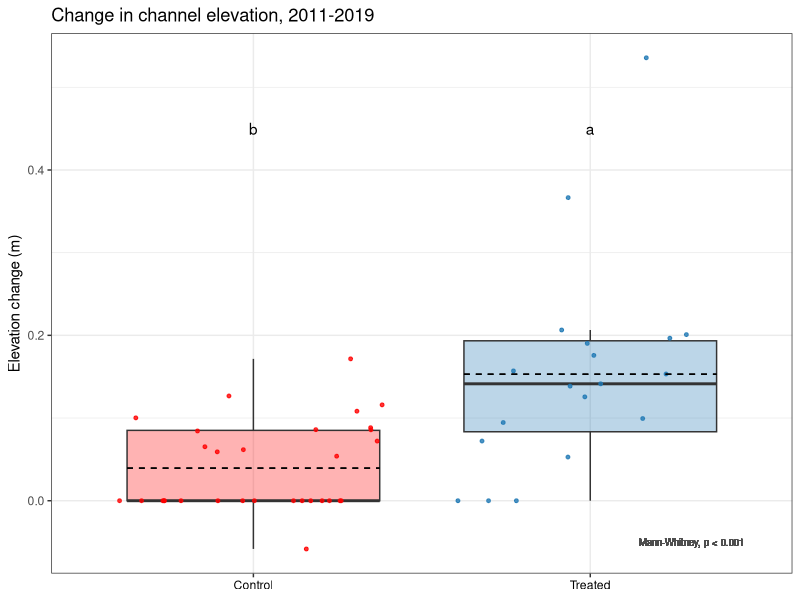
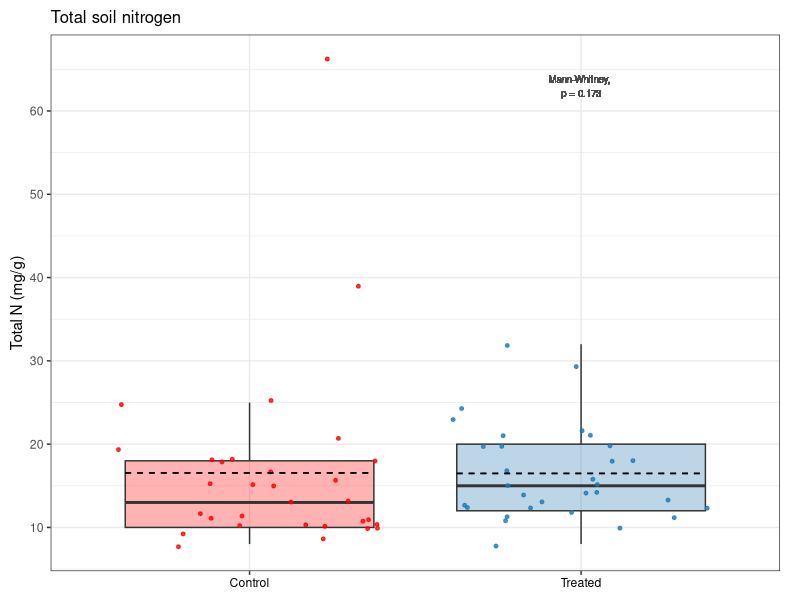
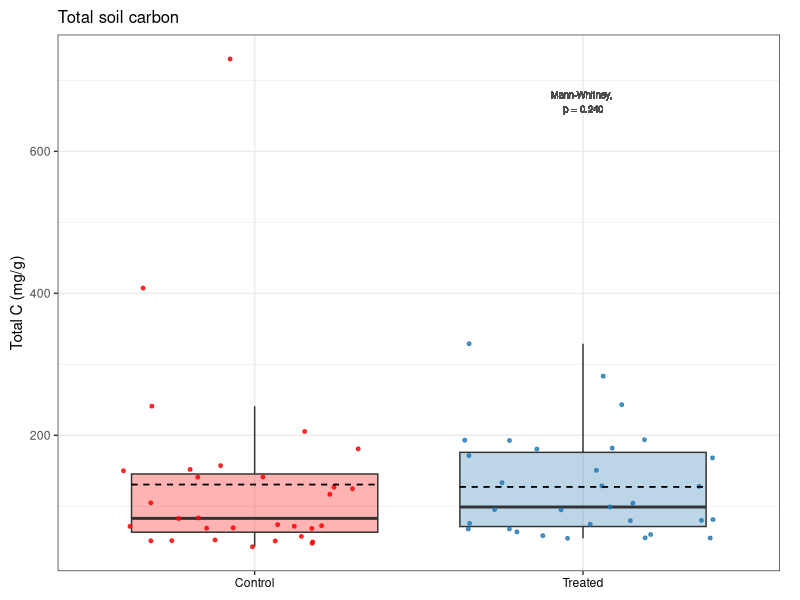
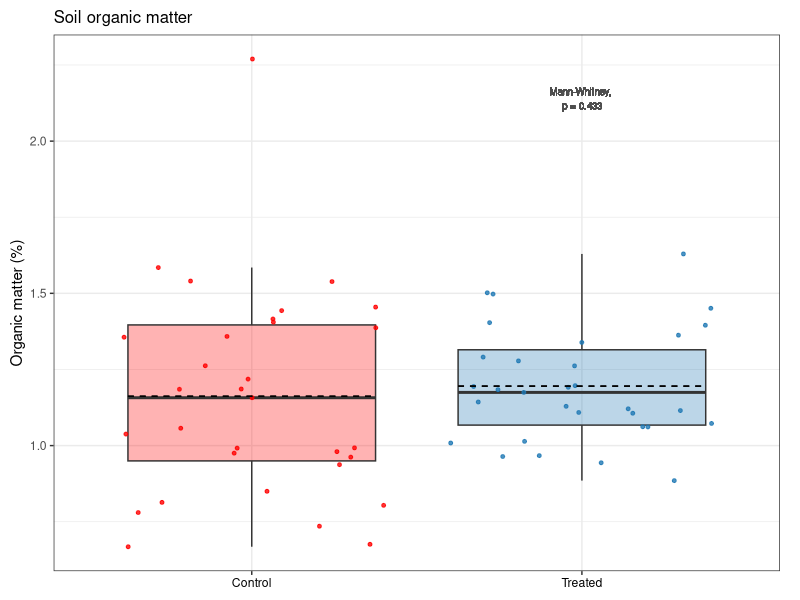
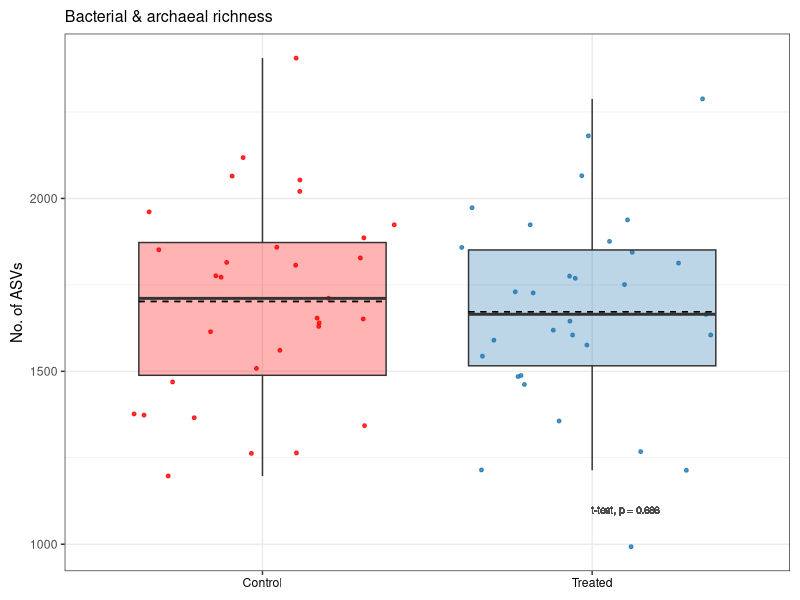
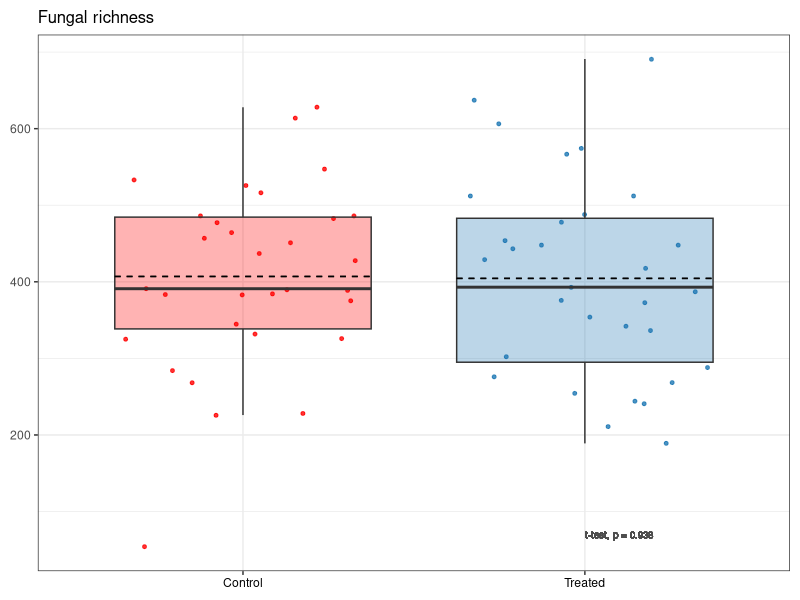
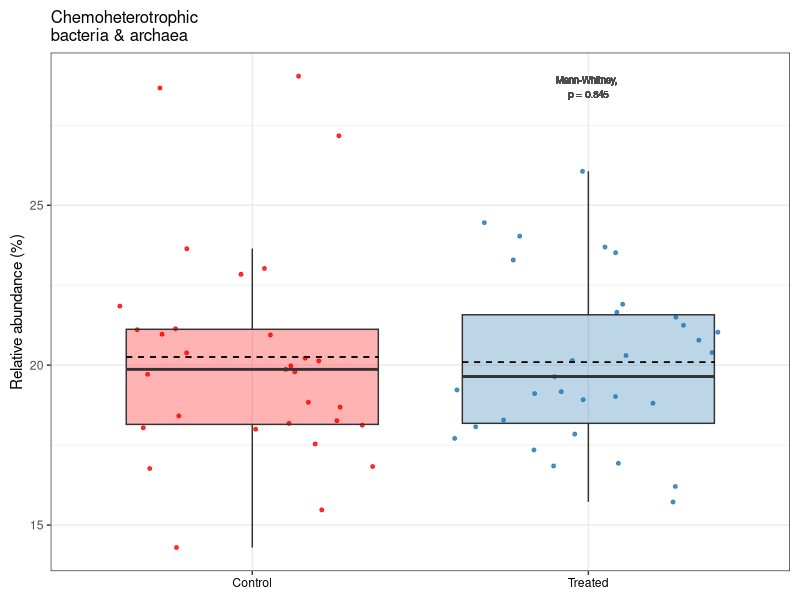
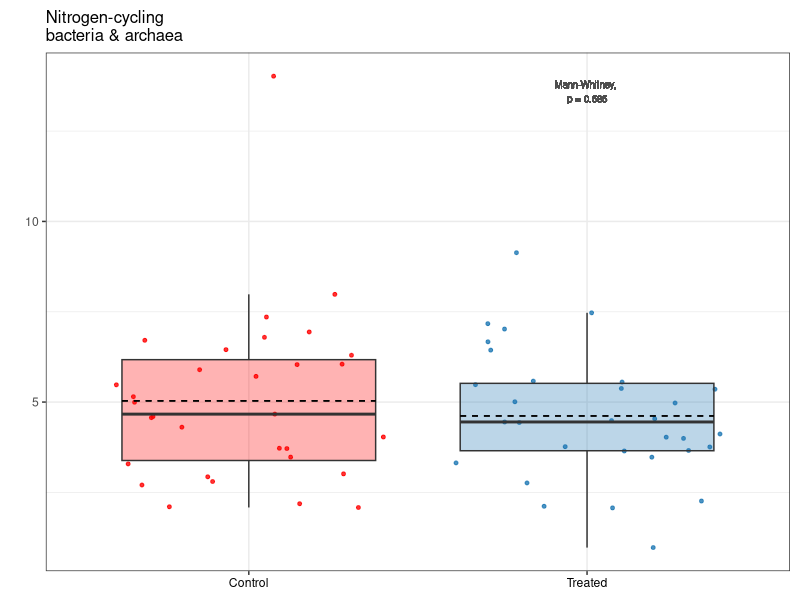

Recreate these plots in R, in order. (Note: this script raises an error after producing the figures.)
# Purpose: Create 2021 figures for publication, and code for published R Markdown.
#   Main figures: none
#   Supp figures: elevation, TN/TC/OM, barc richness/fungi richness, chet/ncycler/sapro
#   Code: t-test/Mann-Whitney, plot

# Created: 2023-08-28
# Last updated: 2023-08-29

library(tidyverse)
library(ggpubr)

# Load data ---------------------------------------------------------------

dat.2021 <- read.csv("data/publish/Veg-soil-elev_2021.csv")

# Channel elevation change ------------------------------------------------

elev <- dat.2021 |> 
  filter(!is.na(dElev_corrected))

# Mann-Whitney
wilcox.test(filter(dat.2021, Treatment == "Control")$dElev_corrected,
            filter(dat.2021, Treatment == "Treated")$dElev_corrected,
            paired = FALSE, exact = FALSE) # p-value = 0.0001022

# Plot
letters <- data.frame(x = c(1, 2),
                      y = c(0.45, 0.45),
                      label = c("b", "a"),
                      Treatment = c("Control", "Treated"))

dElev.corrected.plot <- elev |> 
  ggplot(aes(x = Treatment, y = dElev_corrected)) +
  geom_boxplot(aes(fill = Treatment),
               alpha = 0.3,
               outlier.shape = NA) +
  geom_jitter(aes(color = Treatment),
              size = 1,
              alpha = 0.8) +
  scale_color_manual(values = c("red", "#1F78B4")) +
  scale_fill_manual(values = c("red", "#1F78B4")) +
  labs(title = "Change in channel elevation, 2011-2019",
       x = NULL,
       y = "Elevation change (m)") +
  theme_bw() +
  theme(legend.position = "none") +
  geom_text(data = letters,
            mapping = aes(x = x, y = y, label = label),
            color = "black") +
  theme(axis.text.x = element_text(color = "black")) +
  geom_text(aes(x = 2.3, y = -0.05, label = "Mann-Whitney, p < 0.001"),
            color = "gray30",
            size = 2.5) +
  stat_summary(fun = mean, geom = "errorbar", aes(ymax = after_stat(y), ymin = after_stat(y)),
               width = 0.75, linetype = "dashed")
dElev.corrected.plot

tiff("figures/2023-09_publish-figures/Elevation.tiff", width = 6, height = 4, units = "in", res = 300)
dElev.corrected.plot
dev.off()



# Total N -----------------------------------------------------------------

# Mann-Whitney
wilcox.test(filter(dat.2021, Treatment == "Control")$TN_ppt,
            filter(dat.2021, Treatment == "Treated")$TN_ppt,
            exact = FALSE) # p-value = 0.1731

# Plot
tn.plot.21 <- dat.2021 |> 
  ggplot(aes(x = Treatment, y = TN_ppt)) +
  geom_boxplot(alpha = 0.3,
               outlier.shape = NA,
               aes(fill = Treatment)) +
  geom_jitter(size = 1,
              alpha = 0.8,
              aes(color = Treatment)) +
  scale_color_manual(values = c("red", "#1F78B4")) +
  scale_fill_manual(values = c("red", "#1F78B4")) +
  labs(title = "Total soil nitrogen",
       x = NULL,
       y = "Total N (mg/g)") +
  theme_bw() +
  theme(legend.position = "none") +
  theme(axis.text.x = element_text(color = "#000000"))  +
  theme(plot.margin = margin(0.1, 0.2, 0.1, 0.1, "in")) +
  geom_text(aes(x = 2, y = 63, label = "Mann-Whitney, \np = 0.173"),
            color = "gray30",
            size = 2.5) +
  stat_summary(fun = mean, geom = "errorbar", aes(ymax = after_stat(y), ymin = after_stat(y)),
               width = 0.75, linetype = "dashed") +
  theme(plot.title = element_text(size = 12))
tn.plot.21


# Total C -----------------------------------------------------------------

# Mann-Whitney
wilcox.test(filter(dat.2021, Treatment == "Control")$TC_ppt,
            filter(dat.2021, Treatment == "Treated")$TC_ppt,
            exact = FALSE) # p-value = 0.2397

# Plot
tc.plot.21 <- dat.2021 |> 
  ggplot(aes(x = Treatment, y = TC_ppt)) +
  geom_boxplot(alpha = 0.3,
               outlier.shape = NA,
               aes(fill = Treatment)) +
  geom_jitter(size = 1,
              alpha = 0.8,
              aes(color = Treatment)) +
  scale_color_manual(values = c("red", "#1F78B4")) +
  scale_fill_manual(values = c("red", "#1F78B4")) +
  labs(title = "Total soil carbon",
       x = NULL,
       y = "Total C (mg/g)") +
  theme_bw() +
  theme(legend.position = "none") +
  theme(axis.text.x = element_text(color = "#000000"))  +
  theme(plot.margin = margin(0.1, 0.2, 0.1, 0.1, "in")) +
  geom_text(aes(x = 2, y = 670, label = "Mann-Whitney, \np = 0.240"),
            color = "gray30",
            size = 2.5) +
  stat_summary(fun = mean, geom = "errorbar", aes(ymax = after_stat(y), ymin = after_stat(y)),
               width = 0.75, linetype = "dashed") +
  theme(plot.title = element_text(size = 12))
tc.plot.21



# Organic matter ----------------------------------------------------------

# Mann-Whitney
wilcox.test(filter(dat.2021, Treatment == "Control")$OM_perc,
            filter(dat.2021, Treatment == "Treated")$OM_perc) # p-value = 0.4332

# Plot
om.plot.21 <- dat.2021 |> 
  ggplot(aes(x = Treatment, y = OM_perc)) +
  geom_boxplot(alpha = 0.3,
               outlier.shape = NA,
               aes(fill = Treatment)) +
  geom_jitter(size = 1,
              alpha = 0.8,
              aes(color = Treatment)) +
  scale_color_manual(values = c("red", "#1F78B4")) +
  scale_fill_manual(values = c("red", "#1F78B4")) +
  labs(title = "Soil organic matter",
       x = NULL,
       y = "Organic matter (%)") +
  theme_bw() +
  theme(legend.position = "none") +
  theme(axis.text.x = element_text(color = "#000000"))  +
  theme(plot.margin = margin(0.1, 0.2, 0.1, 0.1, "in")) +
  geom_text(aes(x = 2, y = 2.14, label = "Mann-Whitney, \np = 0.433"),
            color = "gray30",
            size = 2.5) +
  stat_summary(fun = mean, geom = "errorbar", aes(ymax = after_stat(y), ymin = after_stat(y)),
               width = 0.75, linetype = "dashed") +
  theme(plot.title = element_text(size = 12))
om.plot.21



# Combine soil chem -------------------------------------------------------

# TN, TC, OM
tiff("figures/2023-09_publish-figures/Soil-chem.tiff", units = "in", height = 4, width = 7, res = 300)
ggarrange(tn.plot.21, tc.plot.21, om.plot.21, 
          ncol = 3, nrow = 1,
          labels = c("(A)", "(B)", "(C)")) 

dev.off()



# Barc richness -----------------------------------------------------------

# T-test
t.test(filter(dat.2021, Treatment == "Control")$barc.richness,
       filter(dat.2021, Treatment == "Treated")$barc.richness) # NS, p = 0.686

# Plot
barc.rich.plot.21 <- dat.2021 |> 
  ggplot(aes(Treatment, barc.richness)) +
  geom_jitter(aes(color = Treatment), 
              alpha = 0.8, 
              size = 1) +
  geom_boxplot(aes(fill = Treatment), 
               alpha = 0.3, 
               outlier.shape = NA) +
  xlab(NULL) +
  ylab("No. of ASVs") +
  ggtitle("Bacterial & archaeal richness") +
  scale_color_manual(values = c("red", "#1F78B4")) +
  scale_fill_manual(values = c("red", "#1F78B4")) +
  theme_bw() +
  theme(legend.position = "none") +
  theme(axis.text.x = element_text(color = "#000000")) +
  geom_text(aes(x = 2.1, y = 1100, label = "t-test, p = 0.686"),
            color = "gray30",
            size = 2.5) +
  theme(plot.margin = margin(0.1, 0.1, 0.1, 0.1, "in")) +
  stat_summary(fun = mean, geom = "errorbar", aes(ymax = after_stat(y), ymin = after_stat(y)),
               width = 0.75, linetype = "dashed") +
  theme(plot.title = element_text(size = 11.5))
barc.rich.plot.21



# Fungi richness ----------------------------------------------------------

# T-test
t.test(filter(dat.2021, Treatment == "Control")$fungi.richness,
       filter(dat.2021, Treatment == "Treated")$fungi.richness) # NS, p = 0.938

# Plot
fungi.rich.plot.21 <- dat.2021 %>% 
  ggplot(aes(Treatment, fungi.richness)) +
  geom_jitter(aes(color = Treatment), 
              alpha = 0.8, 
              size = 1) +
  geom_boxplot(aes(fill = Treatment), 
               alpha = 0.3, 
               outlier.shape = NA) +
  xlab(NULL) +
  ylab(NULL) +
  ggtitle("Fungal richness") +
  scale_color_manual(values = c("red", "#1F78B4")) +
  scale_fill_manual(values = c("red", "#1F78B4")) +
  theme_bw() +
  theme(legend.position = "none") +
  theme(axis.text.x = element_text(color = "#000000")) +
  geom_text(aes(x = 2.1, y = 70, label = "t-test, p = 0.938"),
            color = "gray30",
            size = 2.5) +
  theme(plot.margin = margin(0.1, 0.1, 0.1, 0.1, "in")) +
  stat_summary(fun = mean, geom = "errorbar", aes(ymax = after_stat(y), ymin = after_stat(y)),
               width = 0.75, linetype = "dashed") +
  theme(plot.title = element_text(size = 12))
fungi.rich.plot.21


# Combine soil richness ---------------------------------------------------

tiff("figures/2023-09_publish-figures/Soil-richness.tiff", units = "in", height = 4, width = 5.5, res = 300)
ggarrange(barc.rich.plot.21, fungi.rich.plot.21,
          ncol = 2, nrow = 1,
          labels = c("(A)", "(B)"))

dev.off()


# Chemoheterotrophs -------------------------------------------------------

# Mann-Whitney
wilcox.test(filter(dat.2021, Treatment == "Control")$chemoheterotrophy_perc,
            filter(dat.2021, Treatment == "Treated")$chemoheterotrophy_perc) # p = 0.8449

# Plot
chemohet.plot.21 <- dat.2021 %>% 
  ggplot(aes(Treatment, chemoheterotrophy_perc)) +
  geom_jitter(aes(color = Treatment), 
              alpha = 0.8, 
              size = 1) +
  geom_boxplot(aes(fill = Treatment), 
               alpha = 0.3, 
               outlier.shape = NA) +
  xlab(NULL) +
  ylab("Relative abundance (%)") +
  ggtitle("Chemoheterotrophic \nbacteria & archaea") +
  scale_color_manual(values = c("red", "#1F78B4")) +
  scale_fill_manual(values = c("red", "#1F78B4")) +
  theme_bw() +
  theme(legend.position = "none") +
  theme(axis.text.x = element_text(color = "#000000")) +
  theme(plot.margin = margin(0.1, 0.1, 0.1, 0.1, "in")) +
  geom_text(aes(x = 2, y = 28.7, label = "Mann-Whitney, \np = 0.845"),
            color = "gray30",
            size = 2.5) +
  stat_summary(fun = mean, geom = "errorbar", aes(ymax = after_stat(y), ymin = after_stat(y)),
               width = 0.75, linetype = "dashed") +
  theme(plot.title = element_text(size = 12))
chemohet.plot.21



# N-cyclers ---------------------------------------------------------------

# Mann-Whitney
wilcox.test(filter(dat.2021, Treatment == "Control")$n.cycler_perc,
            filter(dat.2021, Treatment == "Treated")$n.cycler_perc) # p-value = 0.5854

# Plot
ncycler.plot.21 <- dat.2021 %>% 
  ggplot(aes(Treatment, n.cycler_perc)) +
  geom_jitter(aes(color = Treatment), 
              alpha = 0.8, 
              size = 1) +
  geom_boxplot(aes(fill = Treatment), 
               alpha = 0.3, 
               outlier.shape = NA) +
  xlab(NULL) +
  ylab(NULL) +
  ggtitle("Nitrogen-cycling \nbacteria & archaea") +
  scale_color_manual(values = c("red", "#1F78B4")) +
  scale_fill_manual(values = c("red", "#1F78B4")) +
  theme_bw() +
  theme(legend.position = "none") +
  theme(axis.text.x = element_text(color = "#000000")) +
  theme(plot.margin = margin(0.1, 0.1, 0.1, 0.25, "in")) +
  geom_text(aes(x = 2, y = 13.6, label = "Mann-Whitney, \np = 0.585"),
            color = "gray30",
            size = 2.5) +
  stat_summary(fun = mean, geom = "errorbar", aes(ymax = after_stat(y), ymin = after_stat(y)),
               width = 0.75, linetype = "dashed") +
  theme(plot.title = element_text(size = 12))
ncycler.plot.21



# Saprotrophs -------------------------------------------------------------

# T-test
t.test(filter(dat.2021, Treatment == "Control")$saprotroph,
       filter(dat.2021, Treatment == "Treated")$saprotroph) # NS, p = 0.272

# Plot
sapro.plot.21 <- dat.2021 %>% 
  ggplot(aes(Treatment, saprotroph)) +
  geom_jitter(aes(color = Treatment), 
              alpha = 0.8, 
              size = 1) +
  geom_boxplot(aes(fill = Treatment), 
               alpha = 0.3, 
               outlier.shape = NA) +
  xlab(NULL) +
  ylab(NULL) +
  ggtitle("Saprotrophic fungi") +
  scale_color_manual(values = c("red", "#1F78B4")) +
  scale_fill_manual(values = c("red", "#1F78B4")) +
  theme_bw() +
  theme(legend.position = "none") +
  theme(axis.text.x = element_text(color = "#000000")) +
  theme(plot.margin = margin(0.1, 0.1, 0.1, 0.25, "in")) +
  geom_text(aes(x = 2, y = 42, label = "t-test, p = 0.272"),
            color = "gray30",
            size = 2.5) +
  stat_summary(fun = mean, geom = "errorbar", aes(ymax = after_stat(y), ymin = after_stat(y)),
               width = 0.75, linetype = "dashed") +
  theme(plot.title = element_text(size = 12))
sapro.plot.21



# Combine FAPROTAX and FUNGuild -------------------------------------------

tiff("figures/2023-09_publish-figures/Soil-functional.tiff", units = "in", height = 4, width = 7, res = 300)
ggarrange(chemohet.plot.21, ncycler.plot.21, sapro.plot.21, 
          ncol = 3, nrow = 1,
          labels = c("(A)", "(B)", "(C)")) 

dev.off()


save.image("RData/Publish_t-test-2021.RData")
